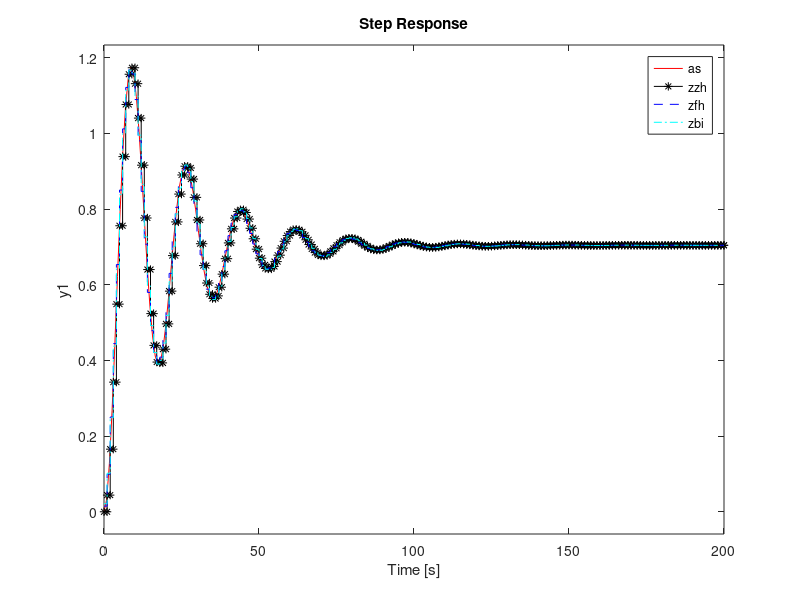
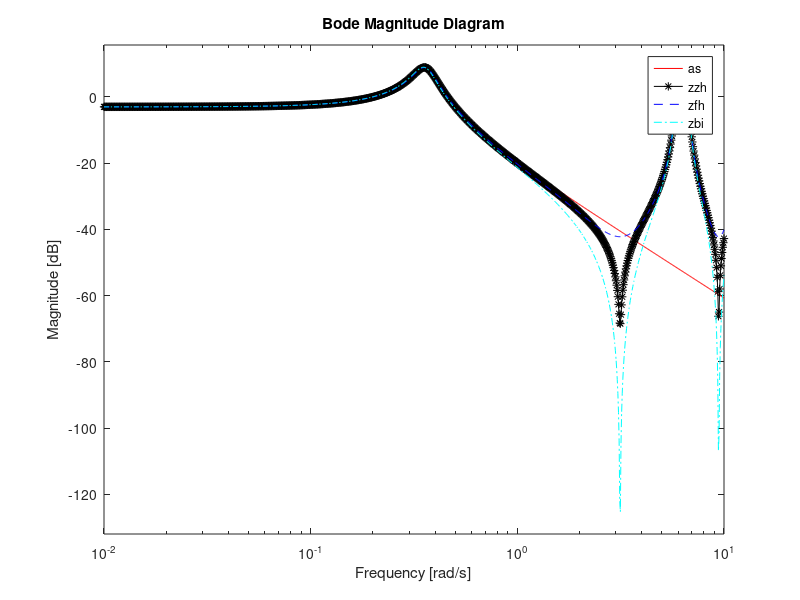

Source code (MATLAB) for these figures, in order:
% clear;
% DT = 2e-6; 
% order = 1; 
% ns = [0, 1];
% ds = [.03, 10];
% as = tf(ns, ds); 
% zbi = c2d(as, DT, 'tustin');
% zfh = c2d(as, DT, 'foh');
% zzh = c2d(as, DT, 'zoh');
% 
% figure
% step(as, 'r-', zzh, 'k-*', zfh, 'b--', zbi, 'c-.')
% grid;
% 
% figure
% bodemag(as, 'r-', zzh, 'k-*', zfh, 'b--', zbi, 'c-.')
% grid;


clear;
DT = 1; 
order = 1; 
ns = [0, 0, 1];
ds = [10.9, 1, 1.42];
as = tf(ns, ds); 
zbi = c2d(as, DT, 'tustin');
zfh = c2d(as, DT, 'foh');
zzh = c2d(as, DT, 'zoh');

figure
step(as, 'r-', zzh, 'k-*', zfh, 'b--', zbi, 'c-.')
grid;

figure
bodemag(as, 'r-', zzh, 'k-*', zfh, 'b--', zbi, 'c-.')
grid;
